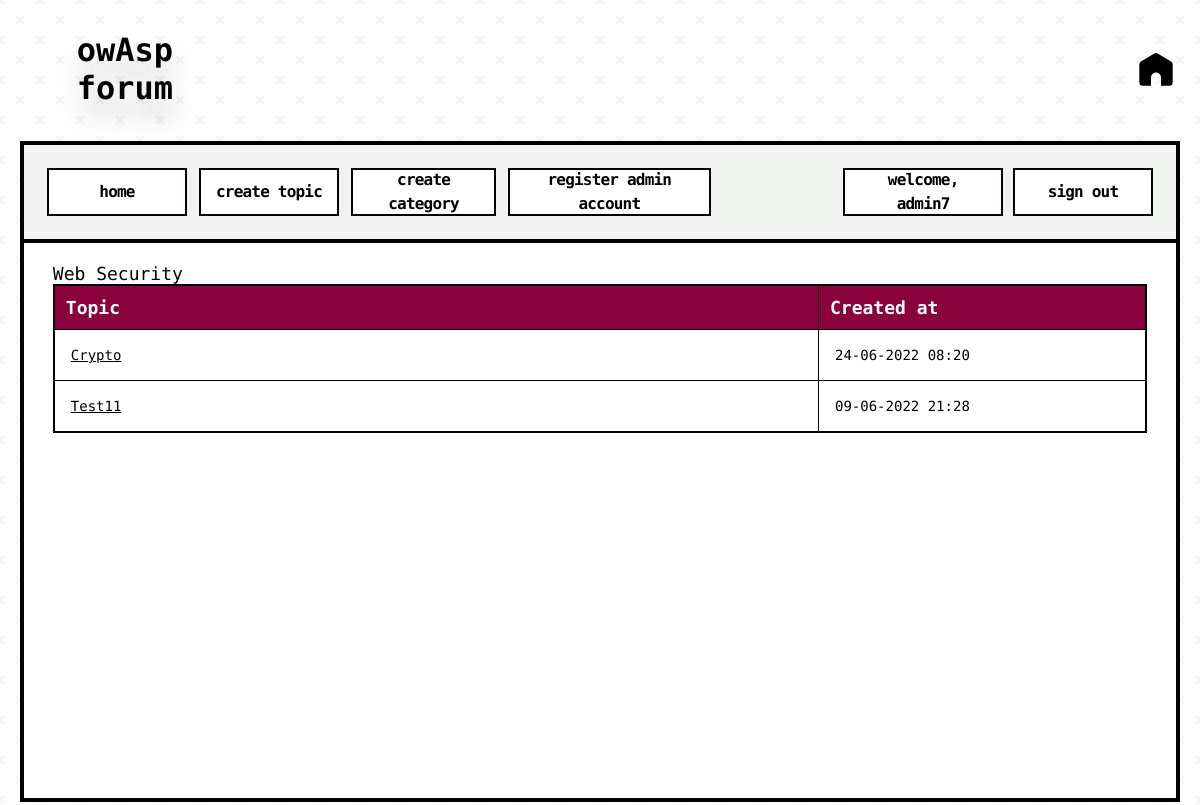
Screenshot of /forum/category.php?id=7 (signed in) with the database file from the repository.
### tables this page shows
CREATE TABLE `categories` (
  `cat_id` int(8) NOT NULL,
  `cat_name` varchar(255) NOT NULL,
  `cat_description` varchar(255) NOT NULL
);

CREATE TABLE `topics` (
  `topic_id` int(8) NOT NULL,
  `topic_subject` varchar(255) NOT NULL,
  `topic_date` datetime NOT NULL,
  `topic_cat` int(8) NOT NULL,
  `topic_by` int(8) NOT NULL
);

### forum/category.php (the view, shortened to what this page needs)
<?php
include 'database.php';
include 'header.php';
$sql = "SELECT
			cat_id,
			cat_name,
			cat_description
		FROM
			categories
		WHERE
			cat_id = " . $_GET['id'];
$result = mysqli_query($connect_database, $sql);
if(!$result)
{
	echo '<br><font style="font-size: 14px;">The category could not be displayed, please try again later.</font><br><font style="font-size: 14px;">' .  '</font><br>';
}
else
{
	if(mysqli_num_rows($result) == 0)
	{
		echo '<br><font style="font-size: 14px;">This category does not exist.</font><br><br>';
	}
	else
	{
		while($row = mysqli_fetch_assoc($result))
		{
			echo '<font style="font-size: 18px;">' . $row['cat_name'] . '</font><br>';
		}
		$get_id = $_GET['id'];
		$sql = "SELECT
					topic_id,
					topic_subject,
					topic_date,
					topic_cat
				FROM
					topics
				WHERE
					topic_cat = '$get_id'
				ORDER BY
					topic_date
				DESC";
		$result = mysqli_query($connect_database, $sql);
		if(!$result)
		{
			echo '<br><font style="font-size: 14px;">The topics could not be displayed, please try again later.</font><br><br>';
		}
		else
		{
			if(mysqli_num_rows($result) == 0)
			{
				echo '<br><font style="font-size: 14px;">There are no topics in this category yet.</font><br><br>';
			}
			else
			{
				echo '<table border="1">
					  <tr>
						<th>Topic</th>
						<th>Created at</th>
					  </tr>';
				while($row = mysqli_fetch_assoc($result))
				{
					echo '<tr>';
						echo '<td class="leftpart">';
							echo '<font style="font-size: 14px;"><a href="topic.php?id=' . $row['topic_id'] . '">' . $row['topic_subject'] . '</a><br></font>';
						echo '</td>';
						echo '<td class="rightpart">';
							echo '<font style="font-size: 14px;">' . date('d-m-Y H:i', strtotime($row['topic_date'])) . '</font>';
						echo '</td>';
					echo '</tr>';
				}
				echo '</table>';
			}
		}
	}
}
include 'footer.php';

### forum/style.css (style rules this page uses)
html { font-family: "Open Sans;", sans-serif; }
body { text-align: center; }
table { border-collapse: collapse; width: 100%; border: 2px solid #000; }
table a { color: #000; }
th { background-color: #89023e; color: #ffffff; font-family: "Source Code Pro"; padding-top: 11px; padding-left: 11px; padding-bottom: 11px; font-size: 18px; }
td { padding: 16px; }
font { font-family: "Source Code Pro", monospace; font-weight: 500; font-size: 20px; }
.leftpart { width: 70%; }
.rightpart { width: 30%; }

### rows the page displays
categories: cat_name "Web Security"
topics: topic_subject "Crypto", topic_date "24-06-2022 08:20"
topics: topic_subject "Test11", topic_date "09-06-2022 21:28"

### other values shown
$_SESSION['user_name'] "admin7"
